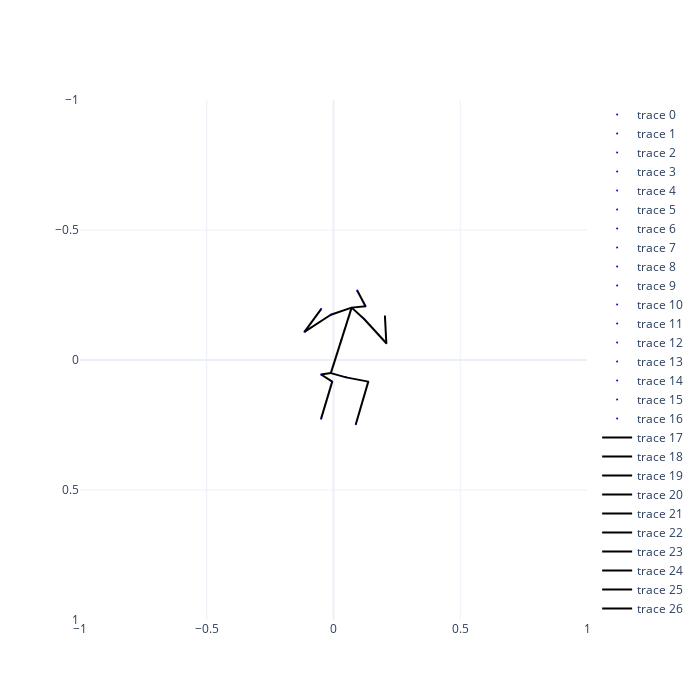

Here is the notebook cell this chart was saved with:
### Code cell
# 2d input
aihub_2d = copy.deepcopy(input)
# 2d skeleton
pos = copy.deepcopy(aihub_2d)
points_aihub_2d = {}
for i, p in enumerate(pos):
    p = np.append(p, 0.0)
    #print(i, h36m_keypoints[i], p)
    points_aihub_2d[h36m_keypoints[i]] = p
pos_vector = pos.reshape(-1) # (51,)
total_min, total_max = pos_vector.min(), pos_vector.max()
print("total min: ", total_min,
      "total max: ", total_max)

draw_skeleton_2d(points_aihub_2d, h36m_connections)

### Figure 1 — Plotly figure (JSON) as saved in the notebook; plotly's stock layout.template omitted (floating-point values rounded to 4 significant figures)
{"data": [{"marker": {"color": "blue", "size": 2}, "mode": "markers", "type": "scatter", "x": [-0.01053], "y": [0.05038]}, {"marker": {"color": "blue", "size": 2}, "mode": "markers", "type": "scatter", "x": [0.04968], "y": [0.0668]}, {"marker": {"color": "blue", "size": 2}, "mode": "markers", "type": "scatter", "x": [0.1373], "y": [0.08322]}, {"marker": {"color": "blue", "size": 2}, "mode": "markers", "type": "scatter", "x": [0.08799], "y": [0.2474]}, {"marker": {"color": "blue", "size": 2}, "mode": "markers", "type": "scatter", "x": [-0.04885], "y": [0.05585]}, {"marker": {"color": "blue", "size": 2}, "mode": "markers", "type": "scatter", "x": [-0.005061], "y": [0.08322]}, {"marker": {"color": "blue", "size": 2}, "mode": "markers", "type": "scatter", "x": [-0.04885], "y": [0.2255]}, {"marker": {"color": "blue", "size": 2}, "mode": "markers", "type": "scatter", "x": [0.03052], "y": [-0.07552]}, {"marker": {"color": "blue", "size": 2}, "mode": "markers", "type": "scatter", "x": [0.07157], "y": [-0.2014]}, {"marker": {"color": "blue", "size": 2}, "mode": "markers", "type": "scatter", "x": [0.1263], "y": [-0.2069]}, {"marker": {"color": "blue", "size": 2}, "mode": "markers", "type": "scatter", "x": [0.09346], "y": [-0.2671]}, {"marker": {"color": "blue", "size": 2}, "mode": "markers", "type": "scatter", "x": [-0.01053], "y": [-0.174]}, {"marker": {"color": "blue", "size": 2}, "mode": "markers", "type": "scatter", "x": [-0.1145], "y": [-0.1084]}, {"marker": {"color": "blue", "size": 2}, "mode": "markers", "type": "scatter", "x": [-0.04885], "y": [-0.1959]}, {"marker": {"color": "blue", "size": 2}, "mode": "markers", "type": "scatter", "x": [0.1208], "y": [-0.1576]}, {"marker": {"color": "blue", "size": 2}, "mode": "markers", "type": "scatter", "x": [0.2084], "y": [-0.06457]}, {"marker": {"color": "blue", "size": 2}, "mode": "markers", "type": "scatter", "x": [0.2029], "y": [-0.1686]}, {"line": {"color": "black"}, "mode": "lines", "type": "scatter", "x": [-0.01053, 0.04968], "y": [0.05038, 0.0668]}, {"line": {"color": "black"}, "mode": "lines", "type": "scatter", "x": [-0.01053, -0.04885], "y": [0.05038, 0.05585]}, {"line": {"color": "black"}, "mode": "lines", "type": "scatter", "x": [-0.01053, 0.03052], "y": [0.05038, -0.07552]}, {"line": {"color": "black"}, "mode": "lines", "type": "scatter", "x": [0.04968, 0.1373], "y": [0.0668, 0.08322]}, {"line": {"color": "black"}, "mode": "lines", "type": "scatter", "x": [0.1373, 0.08799], "y": [0.08322, 0.2474]}, {"line": {"color": "black"}, "mode": "lines", "type": "scatter", "x": [-0.04885, -0.005061], "y": [0.05585, 0.08322]}, {"line": {"color": "black"}, "mode": "lines", "type": "scatter", "x": [-0.005061, -0.04885], "y": [0.08322, 0.2255]}, {"line": {"color": "black"}, "mode": "lines", "type": "scatter", "x": [0.03052, 0.07157], "y": [-0.07552, -0.2014]}, {"line": {"color": "black"}, "mode": "lines", "type": "scatter", "x": [0.07157, 0.1263], "y": [-0.2014, -0.2069]}, {"line": {"color": "black"}, "mode": "lines", "type": "scatter", "x": [0.1263, 0.09346], "y": [-0.2069, -0.2671]}, {"line": {"color": "black"}, "mode": "lines", "type": "scatter", "x": [0.07157, 0.1208], "y": [-0.2014, -0.1576]}, {"line": {"color": "black"}, "mode": "lines", "type": "scatter", "x": [0.1208, 0.2084], "y": [-0.1576, -0.06457]}, {"line": {"color": "black"}, "mode": "lines", "type": "scatter", "x": [0.2084, 0.2029], "y": [-0.06457, -0.1686]}, {"line": {"color": "black"}, "mode": "lines", "type": "scatter", "x": [0.07157, -0.01053], "y": [-0.2014, -0.174]}, {"line": {"color": "black"}, "mode": "lines", "type": "scatter", "x": [-0.01053, -0.1145], "y": [-0.174, -0.1084]}, {"line": {"color": "black"}, "mode": "lines", "type": "scatter", "x": [-0.1145, -0.04885], "y": [-0.1084, -0.1959]}], "layout": {"height": 700, "width": 700, "xaxis": {"range": [-1, 1]}, "yaxis": {"range": [1, -1]}}}
